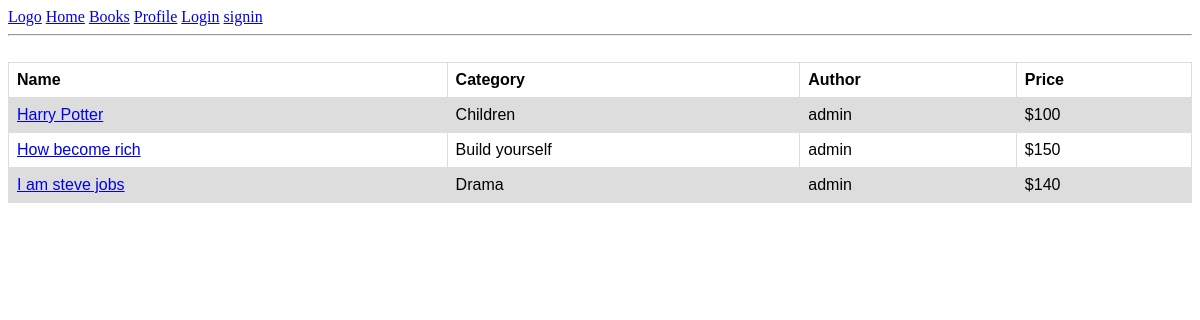
The page / on the database its author committed.
### book/models.py (models this page shows, shortened)
class Book(models.Model):
    title = models.CharField(max_length=200)
    author = models.ForeignKey(User, on_delete=models.CASCADE)
    price = models.IntegerField(default=0, null=True, blank=True)
    about = models.TextField(null=True, blank=True)
    category = models.ForeignKey(Category, on_delete=models.SET_NULL, null=True, blank=True)
    id = models.UUIDField(default=uuid.uuid4, unique=True, primary_key=True, editable=False)

class Category(models.Model):
    name = models.CharField(max_length=200)
    created = models.DateTimeField(auto_now_add=True)
    id = models.UUIDField(default=uuid.uuid4, unique=True, primary_key=True, editable=False)
    def __str__(self):
        return self.name

### book/views.py (the view)
# urls.py: path('', views.books, name='books'),
def books(request):
    books = Book.objects.all()
    context = {'books': books}
    return render(request, 'book/books.html', context)

### book/templates/book/books.html
{% extends "main.html" %}
{% block content %}
<table>
    <tr>
        <th>Name</th>
        <th>Category</th>
        <th>Author</th>
        <th>Price</th>
    </tr>
    {% for book in books %}
    <tr>
        <td><a href="{% url 'single-book' book.id %}">{{book.title}}</a></td>
        <td>{{book.category}}</td>
        <td>{{book.author}}</td>
        <td>${{book.price}}</td>
    </tr>
    {% endfor %}
</table>
{% endblock content %}

### templates/main.html (shortened to what this page needs)
<!DOCTYPE html>
<html lang="en">
<head>
</head>
<body>
    {% include "navbar.html" %}
    {% block content %}{% endblock content %}
</body>
</html>

### templates/navbar.html
<a href="#">Logo</a>
<a href="#">Home</a>
<a href="#">Books</a>
<a href="#">Profile</a>
<a href="#">Login</a>
<a href="#">signin</a>
<hr>
<br>

### templates/main.html (style rules this page uses)
table { font-family: arial, sans-serif; border-collapse: collapse; width: 100%; }
td, th { border: 1px solid #dddddd; text-align: left; padding: 8px; }
tr:nth-child(even) { background-color: #dddddd; }

### rows shown on the page
Book: title "Harry Potter", category "Children", author "admin", price "100"
Book: title "How become rich", category "Build yourself", author "admin", price "150"
Book: title "I am steve jobs", category "Drama", author "admin", price "140"
